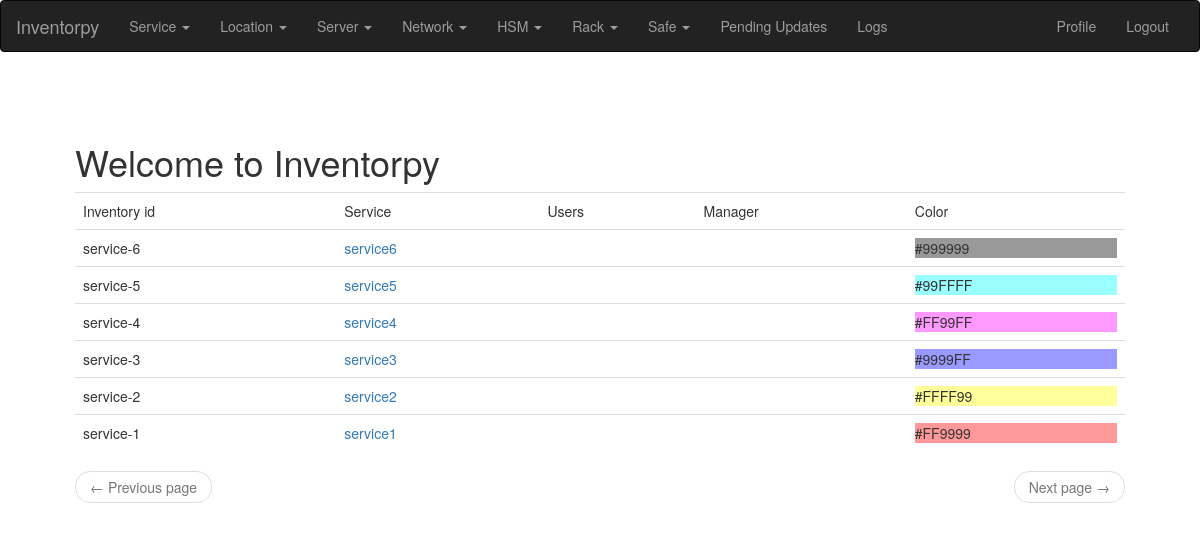
The page /service/list/ (signed in) on the database its author committed.
### app/models.py (models this page shows, shortened)
class PaginatedAPIMixin(object):
    @staticmethod
    def to_collection_dict(query, page, per_page, endpoint, **kwargs):
        resources = query.paginate(page, per_page, False)
        print("page: %s per_page: %s endpoint %s" % (page, per_page, endpoint))
        data = {
            'items': [item.to_dict() for item in resources.items],
            '_meta': {
                'page': page,
                'per_page': per_page,
                'total_pages': resources.pages,
                'total_items': resources.total
            },
            '_links': {
                'self': url_for(endpoint, id=id, page=page, per_page=per_page,
                                **kwargs),
                'next': url_for(endpoint, id=id, page=page + 1, per_page=per_page,
                                **kwargs) if resources.has_next else None,
                'prev': url_for(endpoint, id=id, page=page - 1, per_page=per_page,
                                **kwargs) if resources.has_prev else None
            }
        }
        return data

class Service(PaginatedAPIMixin, db.Model):
    __tablename__ = "service"
    id = db.Column(db.Integer, primary_key=True)
    name = db.Column(db.String(140), unique=True)
    updated = db.Column(db.DateTime, index=True, default=datetime.utcnow)
    color = db.Column(db.String(140))
    users = db.relationship('User', secondary=service_user)
    manager = db.relationship('User', foreign_keys='Service.manager_id')
    manager_id = db.Column(db.Integer, db.ForeignKey('user.id'))
    def inventory_id(self):
        return '{}-{}'.format(self.__class__.__name__.lower(), self.id)

### app/main/routes.py (the view)
@bp.route('/service/list/', methods=['GET', 'POST'])
@login_required
def service_list():
    page = request.args.get('page', 1, type=int)
    services = Service.query.order_by(Service.updated.desc()).paginate(
        page, current_app.config['POSTS_PER_PAGE'], False)
    next_url = url_for('main.service_list', page=services.next_num) if services.has_next else None
    prev_url = url_for('main.service_list', page=services.prev_num) if services.has_prev else None
    return render_template('services.html', services=services.items,
                           next_url=next_url, prev_url=prev_url)

### app/main/routes.py (called while the page is built)
@bp.before_app_request
def before_request():
    if current_user.is_authenticated:
        current_user.last_seen = datetime.utcnow()
        db.session.commit()
    g.locale = str(get_locale())

### app/models.py (called while the page is built)
@login.user_loader
def load_user(id):
    return User.query.get(int(id))

### app/templates/services.html (shortened to what this page needs)
{% extends "base.html" %}
{% block app_content %}
<table class="table table-hover">
    <tr>
      <td>{{_('Inventory id')}}</td>
      <td>{{_('Service')}}</td>
      <td>{{_('Users')}}</td>
      <td>{{_('Manager')}}</td>
      <td>{{_('Color')}}</td>
    </tr>
    {% for service in services %}
      <tr>
        <td>  {{ service.inventory_id() }} </td>
        <td>
              {{ _('%(service)s', service=service_link ) }}
        </td>
        <td>
            </td>
          <td>
          </td>
        <td>
          <div style="background: {{service.color}}">
              {{ service.color }}
           </div>
        </td>
        </tr>
        {% endfor %}
    </table>
    <nav aria-label="...">
        <ul class="pager">
            <li class="previous{% if not prev_url %} disabled{% endif %}">
                <a href="{{ prev_url or '#' }}">
                    <span aria-hidden="true">&larr;</span> {{ _('Previous page') }}
                </a>
            </li>
            <li class="next{% if not next_url %} disabled{% endif %}">
                <a href="{{ next_url or '#' }}">
                    {{ _('Next page') }} <span aria-hidden="true">&rarr;</span>
                </a>
            </li>
        </ul>
    </nav>
{% endblock %}

### rows shown on the page
Service: inventory_id "service-6", color "#999999"
Service: inventory_id "service-5", color "#99FFFF"
Service: inventory_id "service-4", color "#FF99FF"
Service: inventory_id "service-3", color "#9999FF"
Service: inventory_id "service-2", color "#FFFF99"
Service: inventory_id "service-1", color "#FF9999"
